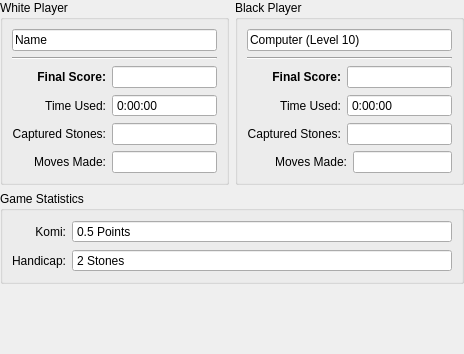
<?xml version="1.0" encoding="UTF-8"?>
<ui version="4.0">
 <class>ScoreWidget</class>
 <widget class="QWidget" name="ScoreWidget">
  <property name="geometry">
   <rect>
    <x>0</x>
    <y>0</y>
    <width>464</width>
    <height>354</height>
   </rect>
  </property>
  <property name="windowTitle">
   <string>Scores</string>
  </property>
  <layout class="QGridLayout" name="gridLayout_3">
   <property name="margin">
    <number>0</number>
   </property>
   <item row="0" column="0">
    <widget class="QGroupBox" name="capturesBox">
     <property name="title">
      <string>White Player</string>
     </property>
     <layout class="QGridLayout" name="gridLayout">
      <item row="2" column="0" colspan="2">
       <widget class="KLineEdit" name="whitePlayerName">
        <property name="enabled">
         <bool>true</bool>
        </property>
        <property name="focusPolicy">
         <enum>Qt::NoFocus</enum>
        </property>
        <property name="contextMenuPolicy">
         <enum>Qt::NoContextMenu</enum>
        </property>
        <property name="acceptDrops">
         <bool>false</bool>
        </property>
        <property name="text">
         <string>Name</string>
        </property>
        <property name="readOnly">
         <bool>true</bool>
        </property>
        <property name="urlDropsEnabled">
         <bool>false</bool>
        </property>
       </widget>
      </item>
      <item row="3" column="0" colspan="2">
       <widget class="Line" name="line_3">
        <property name="orientation">
         <enum>Qt::Horizontal</enum>
        </property>
       </widget>
      </item>
      <item row="4" column="0">
       <widget class="QLabel" name="label_8">
        <property name="font">
         <font>
          <weight>75</weight>
          <bold>true</bold>
         </font>
        </property>
        <property name="text">
         <string>Final Score:</string>
        </property>
        <property name="alignment">
         <set>Qt::AlignRight|Qt::AlignTrailing|Qt::AlignVCenter</set>
        </property>
       </widget>
      </item>
      <item row="4" column="1">
       <widget class="KLineEdit" name="whiteFinalScoreLineEdit">
        <property name="font">
         <font>
          <weight>75</weight>
          <bold>true</bold>
         </font>
        </property>
        <property name="readOnly">
         <bool>true</bool>
        </property>
        <property name="contextMenuEnabled">
         <bool>false</bool>
        </property>
        <property name="urlDropsEnabled">
         <bool>false</bool>
        </property>
       </widget>
      </item>
      <item row="6" column="1">
       <widget class="KLineEdit" name="whiteCapturesLineEdit">
        <property name="readOnly">
         <bool>true</bool>
        </property>
        <property name="contextMenuEnabled">
         <bool>false</bool>
        </property>
        <property name="urlDropsEnabled">
         <bool>false</bool>
        </property>
       </widget>
      </item>
      <item row="5" column="1">
       <widget class="QTimeEdit" name="whiteTimeEdit">
        <property name="enabled">
         <bool>true</bool>
        </property>
        <property name="alignment">
         <set>Qt::AlignLeading|Qt::AlignLeft|Qt::AlignVCenter</set>
        </property>
        <property name="readOnly">
         <bool>true</bool>
        </property>
        <property name="buttonSymbols">
         <enum>QAbstractSpinBox::NoButtons</enum>
        </property>
        <property name="displayFormat">
         <string>h:mm:ss</string>
        </property>
       </widget>
      </item>
      <item row="5" column="0">
       <widget class="QLabel" name="label_2">
        <property name="text">
         <string>Time Used:</string>
        </property>
        <property name="alignment">
         <set>Qt::AlignRight|Qt::AlignTrailing|Qt::AlignVCenter</set>
        </property>
       </widget>
      </item>
      <item row="6" column="0">
       <widget class="QLabel" name="label">
        <property name="text">
         <string>Captured Stones:</string>
        </property>
        <property name="alignment">
         <set>Qt::AlignRight|Qt::AlignTrailing|Qt::AlignVCenter</set>
        </property>
       </widget>
      </item>
      <item row="7" column="0">
       <widget class="QLabel" name="label_7">
        <property name="text">
         <string>Moves Made:</string>
        </property>
        <property name="alignment">
         <set>Qt::AlignRight|Qt::AlignTrailing|Qt::AlignVCenter</set>
        </property>
       </widget>
      </item>
      <item row="7" column="1">
       <widget class="KLineEdit" name="whiteMovesMadeLineEdit">
        <property name="readOnly">
         <bool>true</bool>
        </property>
        <property name="contextMenuEnabled">
         <bool>false</bool>
        </property>
        <property name="urlDropsEnabled">
         <bool>false</bool>
        </property>
       </widget>
      </item>
     </layout>
    </widget>
   </item>
   <item row="0" column="1">
    <widget class="QGroupBox" name="groupBox">
     <property name="title">
      <string>Black Player</string>
     </property>
     <layout class="QGridLayout" name="gridLayout_2">
      <item row="0" column="0" colspan="3">
       <widget class="KLineEdit" name="blackPlayerName">
        <property name="enabled">
         <bool>true</bool>
        </property>
        <property name="focusPolicy">
         <enum>Qt::NoFocus</enum>
        </property>
        <property name="contextMenuPolicy">
         <enum>Qt::NoContextMenu</enum>
        </property>
        <property name="acceptDrops">
         <bool>false</bool>
        </property>
        <property name="text">
         <string>Computer (Level 10)</string>
        </property>
        <property name="readOnly">
         <bool>true</bool>
        </property>
        <property name="urlDropsEnabled">
         <bool>false</bool>
        </property>
       </widget>
      </item>
      <item row="1" column="0" colspan="3">
       <widget class="Line" name="line_4">
        <property name="orientation">
         <enum>Qt::Horizontal</enum>
        </property>
       </widget>
      </item>
      <item row="2" column="0">
       <widget class="QLabel" name="label_10">
        <property name="font">
         <font>
          <weight>75</weight>
          <bold>true</bold>
         </font>
        </property>
        <property name="text">
         <string>Final Score:</string>
        </property>
        <property name="alignment">
         <set>Qt::AlignRight|Qt::AlignTrailing|Qt::AlignVCenter</set>
        </property>
       </widget>
      </item>
      <item row="2" column="1" colspan="2">
       <widget class="KLineEdit" name="blackFinalScoreLineEdit">
        <property name="font">
         <font>
          <weight>75</weight>
          <bold>true</bold>
         </font>
        </property>
        <property name="readOnly">
         <bool>true</bool>
        </property>
        <property name="contextMenuEnabled">
         <bool>false</bool>
        </property>
        <property name="urlDropsEnabled">
         <bool>false</bool>
        </property>
       </widget>
      </item>
      <item row="3" column="0">
       <widget class="QLabel" name="label_6">
        <property name="text">
         <string>Time Used:</string>
        </property>
        <property name="alignment">
         <set>Qt::AlignRight|Qt::AlignTrailing|Qt::AlignVCenter</set>
        </property>
       </widget>
      </item>
      <item row="3" column="1" colspan="2">
       <widget class="QTimeEdit" name="blackTimeEdit">
        <property name="readOnly">
         <bool>true</bool>
        </property>
        <property name="buttonSymbols">
         <enum>QAbstractSpinBox::NoButtons</enum>
        </property>
        <property name="displayFormat">
         <string>h:mm:ss</string>
        </property>
       </widget>
      </item>
      <item row="4" column="0">
       <widget class="QLabel" name="label_4">
        <property name="text">
         <string>Captured Stones:</string>
        </property>
        <property name="alignment">
         <set>Qt::AlignRight|Qt::AlignTrailing|Qt::AlignVCenter</set>
        </property>
       </widget>
      </item>
      <item row="4" column="1" colspan="2">
       <widget class="KLineEdit" name="blackCapturesLineEdit">
        <property name="readOnly">
         <bool>true</bool>
        </property>
        <property name="contextMenuEnabled">
         <bool>false</bool>
        </property>
        <property name="urlDropsEnabled">
         <bool>false</bool>
        </property>
       </widget>
      </item>
      <item row="5" column="0" colspan="2">
       <widget class="QLabel" name="label_9">
        <property name="text">
         <string>Moves Made:</string>
        </property>
        <property name="alignment">
         <set>Qt::AlignRight|Qt::AlignTrailing|Qt::AlignVCenter</set>
        </property>
       </widget>
      </item>
      <item row="5" column="2">
       <widget class="KLineEdit" name="blackMovesMadeLineEdit">
        <property name="readOnly">
         <bool>true</bool>
        </property>
        <property name="contextMenuEnabled">
         <bool>false</bool>
        </property>
        <property name="urlDropsEnabled">
         <bool>false</bool>
        </property>
       </widget>
      </item>
     </layout>
    </widget>
   </item>
   <item row="2" column="0" colspan="2">
    <spacer name="verticalSpacer">
     <property name="orientation">
      <enum>Qt::Vertical</enum>
     </property>
     <property name="sizeHint" stdset="0">
      <size>
       <width>20</width>
       <height>40</height>
      </size>
     </property>
    </spacer>
   </item>
   <item row="1" column="0" colspan="2">
    <widget class="QGroupBox" name="groupBox_2">
     <property name="title">
      <string>Game Statistics</string>
     </property>
     <layout class="QGridLayout" name="gridLayout_4">
      <item row="1" column="0">
       <widget class="QLabel" name="label_3">
        <property name="text">
         <string>Komi:</string>
        </property>
        <property name="alignment">
         <set>Qt::AlignRight|Qt::AlignTrailing|Qt::AlignVCenter</set>
        </property>
        <property name="buddy">
         <cstring>komiSpinBox</cstring>
        </property>
       </widget>
      </item>
      <item row="1" column="1">
       <widget class="QDoubleSpinBox" name="komiSpinBox">
        <property name="sizePolicy">
         <sizepolicy hsizetype="Expanding" vsizetype="Fixed">
          <horstretch>0</horstretch>
          <verstretch>0</verstretch>
         </sizepolicy>
        </property>
        <property name="focusPolicy">
         <enum>Qt::NoFocus</enum>
        </property>
        <property name="contextMenuPolicy">
         <enum>Qt::NoContextMenu</enum>
        </property>
        <property name="readOnly">
         <bool>true</bool>
        </property>
        <property name="buttonSymbols">
         <enum>QAbstractSpinBox::NoButtons</enum>
        </property>
        <property name="suffix">
         <string> Points</string>
        </property>
        <property name="decimals">
         <number>1</number>
        </property>
        <property name="maximum">
         <double>50.000000000000000</double>
        </property>
        <property name="value">
         <double>0.500000000000000</double>
        </property>
       </widget>
      </item>
      <item row="2" column="0">
       <widget class="QLabel" name="label_5">
        <property name="text">
         <string>Handicap:</string>
        </property>
        <property name="alignment">
         <set>Qt::AlignRight|Qt::AlignTrailing|Qt::AlignVCenter</set>
        </property>
        <property name="buddy">
         <cstring>handicapSpinBox</cstring>
        </property>
       </widget>
      </item>
      <item row="2" column="1">
       <widget class="QSpinBox" name="handicapSpinBox">
        <property name="sizePolicy">
         <sizepolicy hsizetype="Expanding" vsizetype="Fixed">
          <horstretch>0</horstretch>
          <verstretch>0</verstretch>
         </sizepolicy>
        </property>
        <property name="focusPolicy">
         <enum>Qt::NoFocus</enum>
        </property>
        <property name="contextMenuPolicy">
         <enum>Qt::NoContextMenu</enum>
        </property>
        <property name="readOnly">
         <bool>true</bool>
        </property>
        <property name="buttonSymbols">
         <enum>QAbstractSpinBox::NoButtons</enum>
        </property>
        <property name="suffix">
         <string> Stones</string>
        </property>
        <property name="minimum">
         <number>0</number>
        </property>
        <property name="maximum">
         <number>9</number>
        </property>
        <property name="value">
         <number>2</number>
        </property>
       </widget>
      </item>
     </layout>
    </widget>
   </item>
  </layout>
 </widget>
 <customwidgets>
  <customwidget>
   <class>KLineEdit</class>
   <extends>QLineEdit</extends>
   <header>klineedit.h</header>
  </customwidget>
 </customwidgets>
 <resources/>
 <connections/>
</ui>
